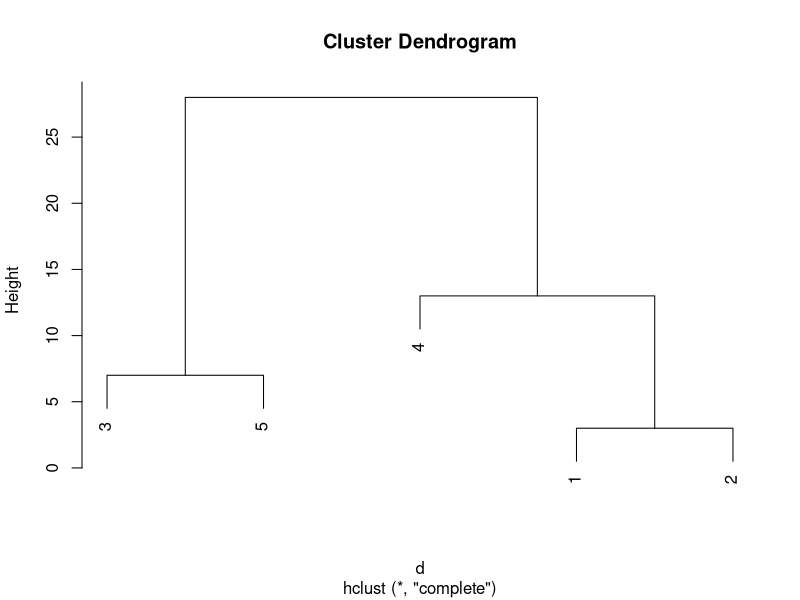
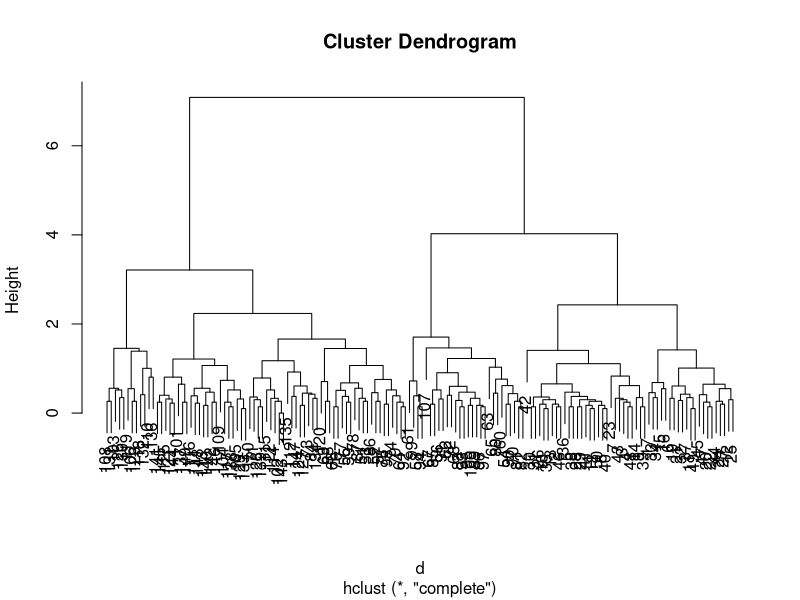

R code for these plots, in order:
library(cluster)

df=c(10,7,28,20,35)  
k=2
# Dissimilarity matrix
d <- dist(df, method = "euclidean")
hc = hclust(d)
# Plot the obtained dendrogram
plot(hc)


data(iris)
dat <- iris[, -5] # without known classification 

# Dissimilarity matrix

d <- dist(dat, method = "euclidean")
hc = hclust(d)

# Plot the obtained dendrogram
plot(hc)
